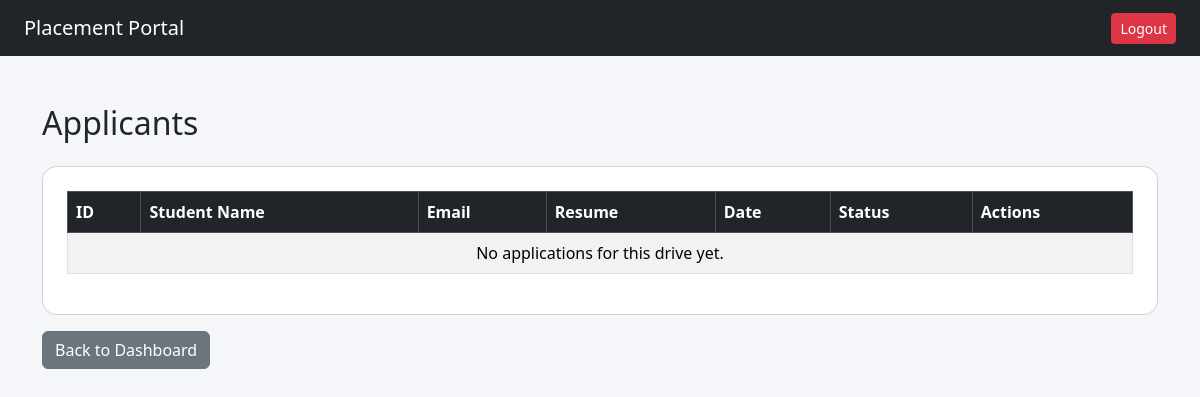
Before: /company/applications/5 (signed in) with the older database file.
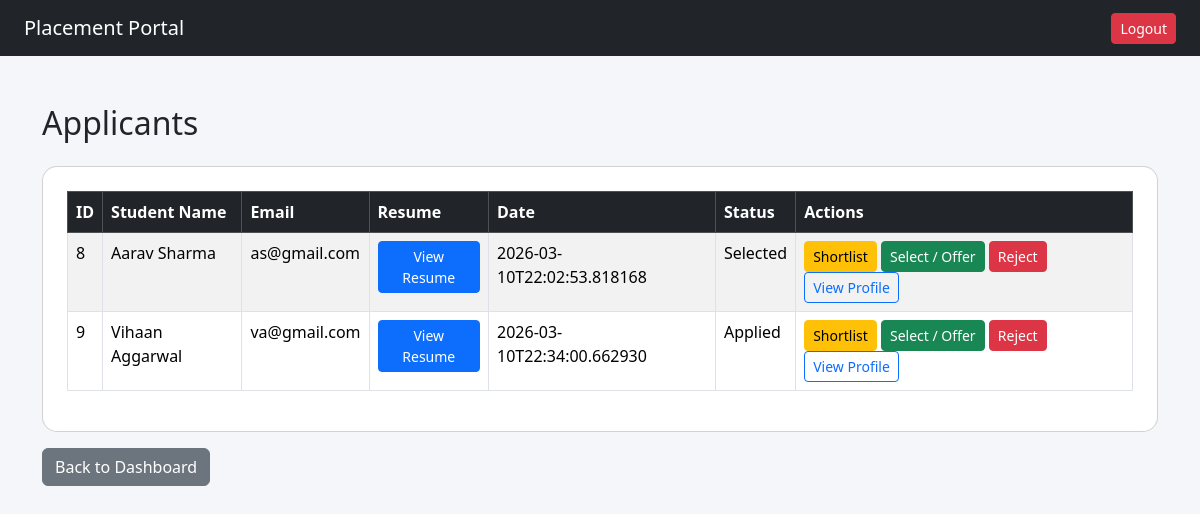
After: the same page with the newer database file.
### tables this page shows
CREATE TABLE application (
            id INTEGER PRIMARY KEY AUTOINCREMENT,
            student_id INTEGER,
            drive_id INTEGER,
            application_date TEXT,
            status TEXT DEFAULT 'Applied',
            UNIQUE(student_id, drive_id),
            FOREIGN KEY(student_id) REFERENCES student(id),
            FOREIGN KEY(drive_id) REFERENCES placement_drive(id)
        );

CREATE TABLE student (
           id INTEGER PRIMARY KEY AUTOINCREMENT,
           name TEXT NOT NULL,
           email TEXT UNIQUE NOT NULL,
           password TEXT NOT NULL,
           phone TEXT,
           resume_path TEXT,
           is_active INTEGER DEFAULT 1,
           created_at TEXT
        );

### app.py (the view)
@app.route('/company/applicants/<int:drive_id>')
@app.route('/company/applications/<int:drive_id>')
def company_applications(drive_id):
    if session.get('role') != 'company':
        return redirect('/')
    conn = get_connection()
    cursor = conn.cursor()
    cursor.execute("""
        SELECT
            a.id,
            s.name,
            s.email,
            s.resume_path,
            a.application_date,
            a.status,
            s.id AS student_id
        FROM application a
        JOIN student s ON a.student_id = s.id
        WHERE a.drive_id = ?
    """, (drive_id,))
    applications = cursor.fetchall()
    conn.close()
    return render_template("company/applicants.html", applications=applications, drive_id=drive_id)

### database.py (called while the page is built)
def get_connection():
    conn = sqlite3.connect(DB_NAME)
    conn.row_factory = sqlite3.Row
    return conn

### templates/company/applicants.html
{% extends "base.html" %}
{% block content %}
<h2 class="mb-4">Applicants</h2>
<div class="card p-4">
<table class="table table-bordered table-striped">
<thead class="table-dark">
<tr>
    <th>ID</th>
    <th>Student Name</th>
    <th>Email</th>
    <th>Resume</th>
    <th>Date</th>
    <th>Status</th>
    <th>Actions</th>
</tr>
</thead>
<tbody>
{% for app in applications %}
<tr>
    <td>{{ app[0] }}</td>
    <td>{{ app[1] }}</td>
    <td>{{ app[2] }}</td>
    <td>
        {% if app[3] %}
        <a class="btn btn-sm btn-primary"
           href="{{ url_for('static', filename=app[3].replace('static/', '')) }}"
           target="_blank">
            View Resume
        </a>
        {% else %}
        <span class="text-muted">—</span>
        {% endif %}
    </td>
    <td>{{ app[4] }}</td>
    <td>{{ app[5] }}</td>
    <td>
        <a href="/company/update-application/{{ app[0] }}/Shortlisted"
           class="btn btn-warning btn-sm">
            Shortlist
        </a>
        <a href="/company/update-application/{{ app[0] }}/Selected"
           class="btn btn-success btn-sm">
            Select / Offer
        </a>
        <a href="/company/update-application/{{ app[0] }}/Rejected"
           class="btn btn-danger btn-sm">
            Reject
        </a>
        <a href="/company/student-profile/{{ app[6] }}?from=applicants&drive_id={{ drive_id }}"
           class="btn btn-outline-primary btn-sm">
            View Profile
        </a>
    </td>
</tr>
{% else %}
<tr><td colspan="7" class="text-center">No applications for this drive yet.</td></tr>
{% endfor %}
</tbody>
</table>
</div>
<a href="/company/dashboard" class="btn btn-secondary mt-3">Back to Dashboard</a>
{% endblock %}

Changed rows visible on the page:
added application: id "8", name "Aarav Sharma", email "as@gmail.com", application_date "2026-03-10T22:02:53.818168", status "Selected"
added application: id "9", name "Vihaan Aggarwal", email "va@gmail.com", application_date "2026-03-10T22:34:00.662930", status "Applied"
Other visible differences:
text no longer shown: "No applications for this drive yet."
